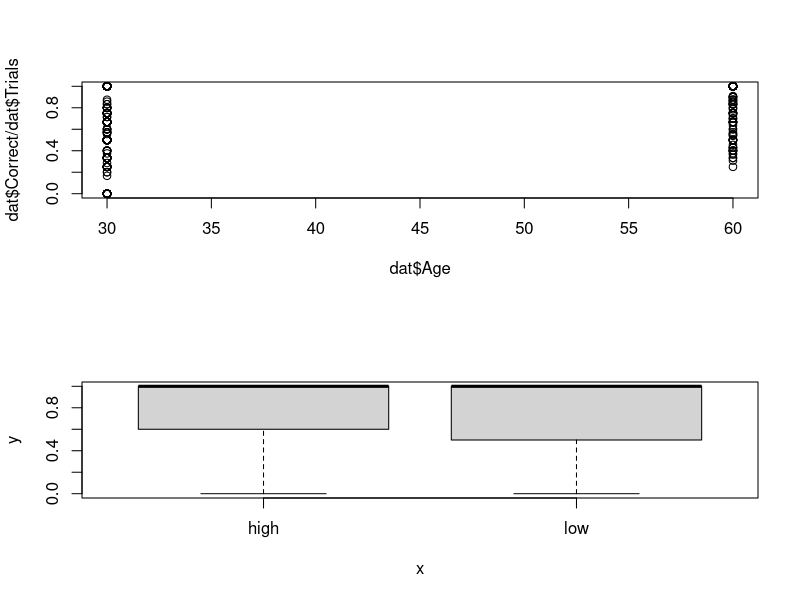
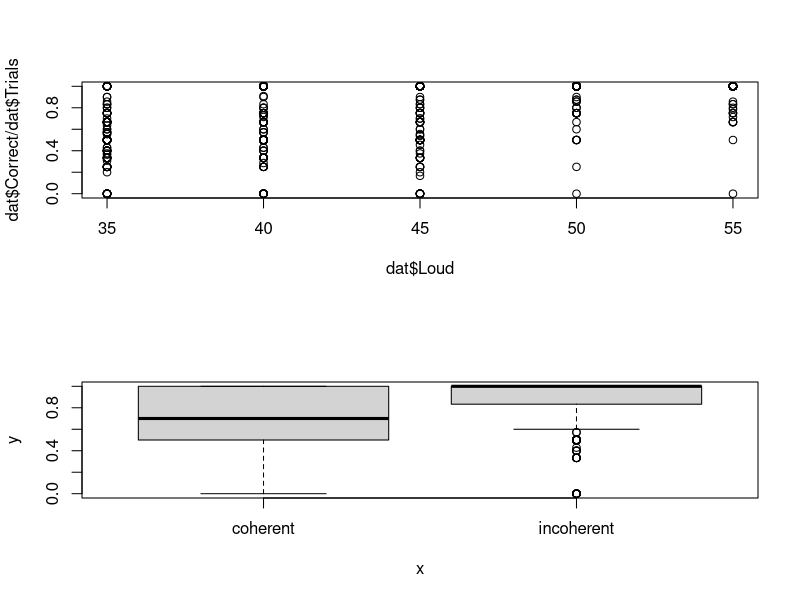
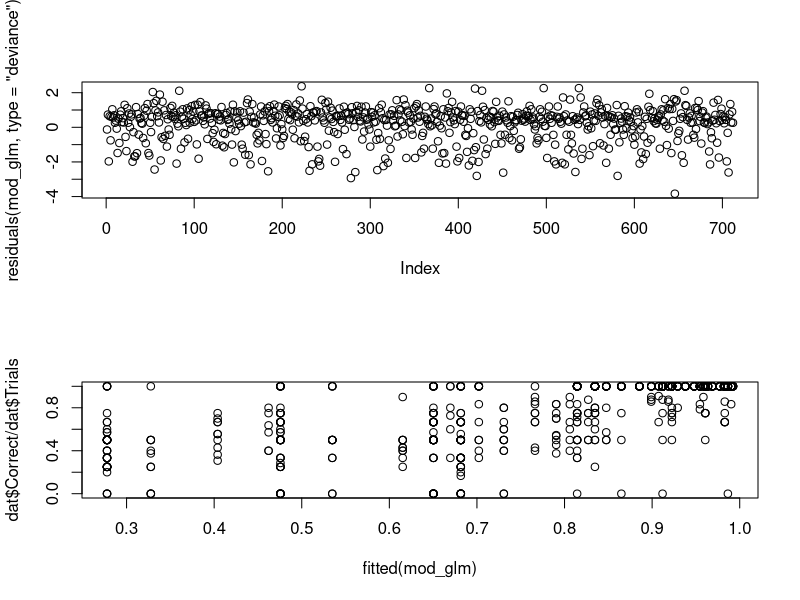

Write R code to recreate these figures, in order. (Note: this script raises an error after producing the figures.)
library("MASS")
data("OME")
?OME # background on the data
head(OME)

any(is.na(OME)) # check for missing values
dat = subset(OME, OME != "N/A") # manually remove OME missing values identified with "N/A"
dat$OME = factor(dat$OME)
str(dat)

par(mfrow=c(2,1))

plot(dat$Age, dat$Correct / dat$Trials )
plot(dat$OME, dat$Correct / dat$Trials )
plot(dat$Loud, dat$Correct / dat$Trials )
plot(dat$Noise, dat$Correct / dat$Trials )

# reference logistic regression model with noninformative prior in R

mod_glm = glm( Correct/Trials ~ Age+ OME + Loud + Noise, data = dat, weights = Trials, family = "binomial" )
summary(mod_glm)


# To get an idea of how the model fits, we can create residual 
# (using a special type of residual for non-normal likelihoods) and in-sample prediction plots.

plot(residuals(mod_glm, type="deviance"))
plot(fitted(mod_glm), dat$Correct/dat$Trials)


#Posterior Mode estimate for OMElow
# same as mean

X = model.matrix(mod_glm)[,-1] # -1 removes the column of 1s for the intercept
head(X)

# Fitting a JAGS model 
mod_string = " model {
	for (i in 1:length(y)) {
		y[i] ~ dbin(phi[i], n[i])
		logit(phi[i]) = b0 + b[1]*Age[i] + b[2]*OMElow[i] + b[3]*Loud[i] + b[4]*Noiseincoherent[i]
	}
	
	b0 ~ dnorm(0.0, 1.0/5.0^2)
	for (j in 1:4) {
		b[j] ~ dnorm(0.0, 1.0/4.0^2)
	}
	
} "

data_jags = as.list(as.data.frame(X))
data_jags$y = dat$Correct # this will not work if there are missing values in dat (because they would be ignored by model.matrix).
#Always make sure that the data are accurately pre-processed for JAGS.
data_jags$n = dat$Trials
str(data_jags) # make sure that all variables have the same number of observations (712).

mod = jags.model(textConnection(mod_string), data = data_jags, n.chains = 3)
update(mod, n.iter = 1e3)
params = c("b0", "b")
mod_sim = coda.samples(mod,variable.names = params, n.iter = 5e3)

# 95% confidence interval for Posterior Mean
raftery.diag(mod_sim)

#Highest Posterior Density Interval
HPDinterval(mod_sim, prob = 0.95)


coefficients(mod)
#  b0 -7.485962 b  0.01779275 -0.16630198  0.17467620  1.66585087


#Point Estimate
# Age = 60, OME = high, Noise = coherent , Loud = 50
b0 = -7.485962
b1 = 0.01779275
b2 = -0.16630198
b3 = 0.17467620
b4 = 1.66585087

# logit(phi[i]) = b0 + b[1]*Age[i] + b[2]*OMElow[i] + b[3]*Loud[i] + b[4]*Noiseincoherent[i]
xb =  b0 + b1 * 60 + b2 * 0 + b3* 50 + b4* 0 # since OMElow = 0 if OME=high and Noiseincoherent = 0 if Noise = coherent

# reversing link function
phat = 1/(1 + exp(-xb))
# 0.9101  

#predicting on entire data set
Xb = b0 + b1 * dat$Age + b2 * (as.numeric(dat$OME)-1) + b3* dat$Loud + b4 * (as.numeric(dat$Noise)-1)

#as numberic gives 2 for low and 1 for high. so make than 1 and 0 we subtract 1. also same for Noise

Phat = 1/(1 + exp(-Xb))

(tab0.7 = table(Phat > 0.7, (dat$Correct / dat$Trials) > 0.7))
sum(diag(tab0.7)) / sum(tab0.7)  
# 0.84
  
  